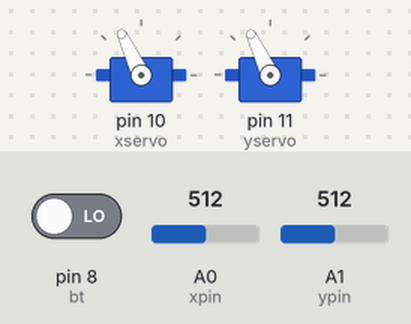
This sketch was run on a simulated Arduino Uno, built with avr-gcc and run on an emulated ATmega328P. Parts: 2 × servo. The inputs (shaded band) are chosen by the test bench; at power-on: A0 (xpin) = 512, pin 8 (bt) LOW, A1 (ypin) = 512.

Above: at 1.29 s.
1.3 s: A0 (xpin) set to 459
4.3 s: A0 (xpin) set to 443
At 4.3 s:
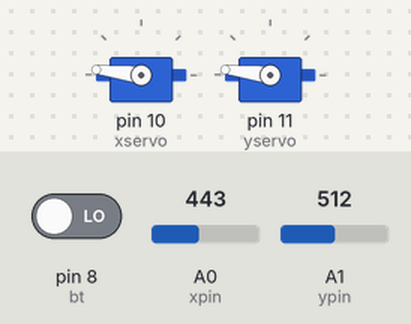
5.8 s: A0 (xpin) set to 460
At 6.0 s:
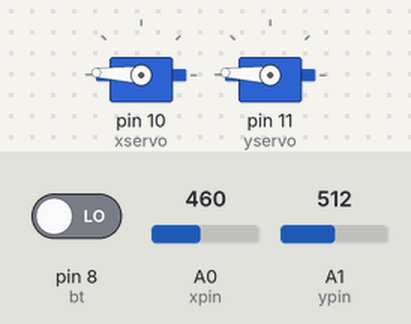
10.3 s: A0 (xpin) set to 165
11.8 s: A0 (xpin) set to 138
At 12.86 s:
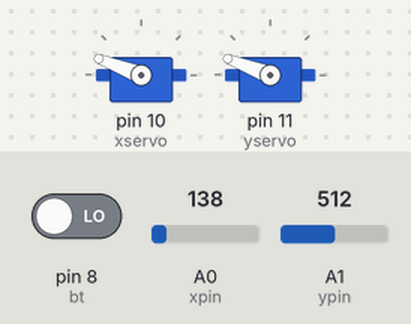
Timing chart, 0 to 18.4 s (numbered marks = the images above; inputs shaded):
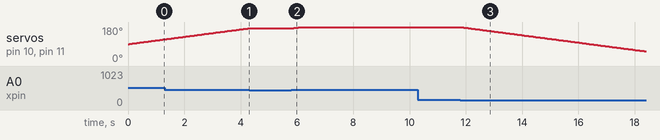

The sketch:

pwm_joystick.ino
```cpp
/**
 * Increments/Decrements PWM as the joystick is help
 */

#include <Servo.h>

const int xpin = A0;  // xdir reader
const int ypin = A1;  // ydir reader
const int bt = 8;     // button pin
Servo xservo;
Servo yservo;

int prevstate = LOW;
int state;
int xval;
int yval;
int xpos = 90;
int ypos = 90;

long reftime, curtime;

void setup()
{
  Serial.begin(9600);
  pinMode(bt, INPUT);
  xservo.attach(10);
  yservo.attach(11);
  reftime = millis();
}

void loop()
{
  // read state
  xval = analogRead(xpin);
  yval = analogRead(ypin);
  state = digitalRead(bt);
  curtime = millis();

  // button press
  if (state != prevstate && state == HIGH) {
    Serial.println("Button pressed!");
    Serial.print("xpos: "); Serial.print(xpos);
    Serial.print(" ypos: "); Serial.println(ypos);
  }
  prevstate = state;

  // Move servos
  if (curtime - reftime > 50) {
    if (xval >= 450) {
      xpos += 1;
    } else if (xval <= 150) {
      xpos -= 1;
    }
    if (yval >= 450) {
      ypos += 1;
    } else if (yval <= 150) {
      ypos -= 1;
    }
    xpos = constrain(xpos, 0, 180);
    ypos = constrain(ypos, 0, 180);
    xservo.write(xpos);
    yservo.write(xpos);

    reftime = millis();
  }
}
```

Measured:
- the behaviour switches between 450 and 449 on A0 (xpin) (found by bisection; images 0 and 1)
- the behaviour switches between 151 and 150 on A0 (xpin) (found by bisection; images 2 and 3)
- after the input at 4.3 s, servo on pin 10 (xservo), servo on pin 11 (yservo): stays 173° (without the input it goes to 174° after 0.00 s)
- after the input at 5.8 s, servo on pin 10 (xservo), servo on pin 11 (yservo): 173° → 180° at once
- after the input at 10.3 s, every drawn part: stays the same
- after the input at 11.8 s, servo on pin 10 (xservo), servo on pin 11 (yservo): moves from 180° to 51° over 6.6 s, starting at once
